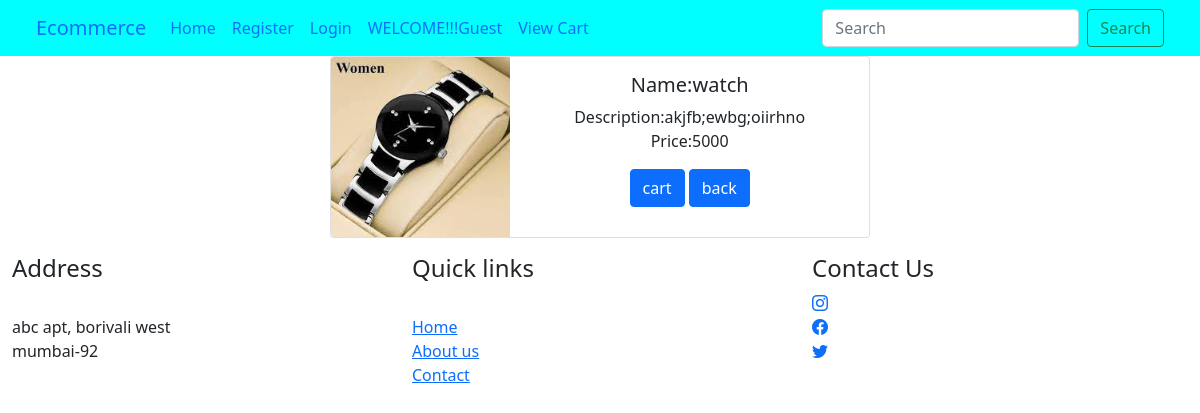
The page /details/1 on the database its author committed.
### EcommerceApp/models.py (models this page shows, shortened)
class Product(models.Model):
    wid=models.IntegerField(primary_key=True)
    product_name=models.CharField(max_length=50)
    cat=(('mobile','mobile'),('watches','watches'),('laptop','laptop'))
    category=models.CharField(max_length=50,choices=cat)
    image=models.ImageField(upload_to='pics')
    description=models.CharField(max_length=250)
    price=models.IntegerField()
    user=models.ForeignKey(User,on_delete=models.CASCADE,default=True)
    prod=CustomManager()
    objects=models.Manager()

### EcommerceApp/views.py (the view)
# urls.py: path('details/<int:pid>',views.details,name='details'),
def details(req,pid):
    products=Product.objects.get(wid=pid)
    context={'products':products}
    return render(req,'details.html',context)

### EcommerceApp/templates/details.html (shortened to what this page needs)
{% extends 'base.html' %}
{% block body %}
<center>
<div class="card mb-3" style="max-width: 540px;">
    <div class="row g-0">
      <div class="col-md-4">
        <img src="{{products.image.url}}" class="img-fluid rounded-start" alt="...">
      </div>
      <div class="col-md-8">
        <div class="card-body">
          <h5 class="card-title">Name:{{products.product_name}}</h5>
          <p class="card-text">Description:{{products.description}}<br>
            Price:{{products.price}}
          </p>
          <form method="post">
           <a href="/Addcart/{{products.wid}}"> <input type="button" value="cart" class="btn btn-primary"></a>
           <a href="/"> <input type="button" value="back" class="btn btn-primary"></a>
           </form>
        </div>
      </div>
    </div>
  </div>
</center>
{% endblock %}

### rows shown on the page
Product: image (picture), product_name "watch", description "akjfb;ewbg;oiirhno", price "5000"
